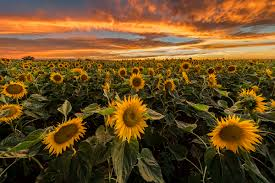
#> input picture Required Images/blob.jpg, 275 x 183 px, found by its file name
$ python 'SIFT SURF FAST BRIEF and ORB.py'   (older library calls are emulated)
#> lines starting #> are read from the running program, lines starting #| are printed output that depends on the picture
"""
SIFT SURF FAST BRIEF and ORB

We are basically trying to figure out the number of keypoints
in an image and then we'll use them for object detection purpose
"""

#Important point
#this error : Incorrect type of self:
#It is because of the version of opencv that we are using, so while creating detector use _create at the last.

import cv2
import numpy as np

#to load an image
image = cv2.imread('C:/Users/LENOVO IDEAPAD 320/OneDrive/Desktop/Python_Projects/CV2 Learning Codes/Required Images/blob.jpg')
#> image is the input picture: shape (183, 275, 3); mean B, G, R 35.6, 76.3, 107.3

#Using SIFT:
"""
gray = cv2.cvtColor(image, cv2.COLOR_BGR2GRAY)
sift = cv2.SIFT()

keypoints = sift.detector(gray, None)
print("Number of keypoints detected : " , len(keypoints))

image1 = cv2.drawKeypoints(image , keypoints, flags = cv2.DRAW_MATCHES_FLAGS_DRAW_RICH_KEYPOINTS)
cv2.imshow("Image SIFT", image1)
"""

#Using SURF
"""
gray = cv2.cvtColor(image, cv2.COLOR_BGR2GRAY)
surf = cv2.SURF()

surf.hessianThreshold = 7500
keypoints, descriptors = surf.detectAndCompute(gray, None)
print("Number of keypoints detected : " , len(keypoints))

image1 = cv2.drawKeypoints(image , keypoints, flags = cv2.DRAW_MATCHES_FLAGS_DRAW_RICH_KEYPOINTS)
cv2.imshow("Image SURF", image1)
"""

#this is for the FAST Method
gray = cv2.cvtColor(image, cv2.COLOR_BGR2GRAY)
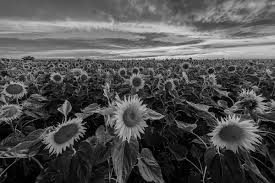
#> gray: shape (183, 275); min 0, max 232, mean 81
fast = cv2.FastFeatureDetector_create()

keypoints = fast.detect(gray, None)
#> keypoints = 2599 keypoints; strongest (x, y, size): (190, 58, 7), (257, 138, 7), (144, 105, 7), (58, 109, 7)
print("Number of keypoints detected : " , len(keypoints))
#| Number of keypoints detected :  2599

#Use the None as the third parameter otherwise it will not function well
image1 = cv2.drawKeypoints(image, keypoints, None, flags = cv2.DRAW_MATCHES_FLAGS_DRAW_RICH_KEYPOINTS)
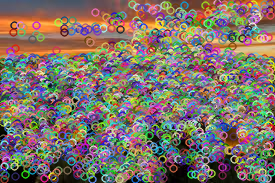
#> image1: shape (183, 275, 3); mean B, G, R 104, 113.8, 125.7
cv2.imshow("Image FAST", image1)
cv2.waitKey(0)


"""
#Using Brief Method
gray = cv2.cvtColor(image, cv2.COLOR_BGR2GRAY)
#Create fast detector object
fast = cv2.FastFeatureDetector_create()

#Create brief detector object
brief = cv2.xfeatures2d.SIFT_create()

#Determine key points
keypoints = fast.detect(gray, None)
print("Number of keypoints detected : " , len(keypoints))

#Obtain descriptors and new final keypoints using BRIEF
keypoints, descriptors = brief.compute(gray, keypoints)
print("Number of keypoints found", len(keypoints))

#Use the None as the third parameter otherwise it will not function well
image2 = cv2.drawKeypoints(image, keypoints, None, flags = cv2.DRAW_MATCHES_FLAGS_DRAW_RICH_KEYPOINTS)
cv2.imshow("Image BRIEF", image2)
"""

#Using ORB method

gray = cv2.cvtColor(image, cv2.COLOR_BGR2GRAY)

orb = cv2.ORB_create(100)

keypoints = orb.detect(gray, None)
#> keypoints = 87 keypoints; strongest (x, y, size): (144, 105, 31), (220, 120, 31), (67, 120, 31), (125, 97, 31)

keypoints, descriptors = orb.compute(gray, keypoints)
print("Number of keypoints detected : " , len(keypoints))
#| Number of keypoints detected :  87

#Use the None as the third parameter otherwise it will not function well
image2 = cv2.drawKeypoints(image, keypoints, None, flags = cv2.DRAW_MATCHES_FLAGS_DRAW_RICH_KEYPOINTS)
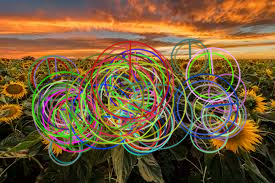
#> image2: shape (183, 275, 3); mean B, G, R 55, 90.7, 117
cv2.imshow("Image ORB", image2)


cv2.waitKey(0)


#It will show the window until the user press a key
cv2.waitKey(0)

#when you have seen all the windows press ESC at the last to destroy all the windows
#the waitKey(0) means it is waiting for ESC key
#waitKey(1) == 13 means press ENTER
#This closes all windows
cv2.destroyAllWindows()

$ run again, with Required Images/group.jpg copied over Required Images/blob.jpg
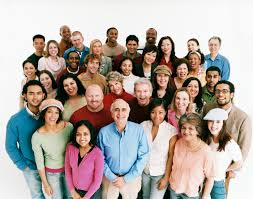
#> input picture Required Images/group.jpg, 253 x 199 px, found by its file name
#> image is the input picture: shape (199, 253, 3); mean B, G, R 160.6, 166.8, 178.5
#> `keypoints = fast.detect(gray, None)`: keypoints = 2011 keypoints; strongest (x, y, size): (232, 161, 7), (226, 172, 7), (155, 44, 7), (33, 38, 7)
#| Number of keypoints detected :  2011
#> `image1 = cv2.drawKeypoints(image, keypoints, None, flags = cv2.DRAW_MA..`:
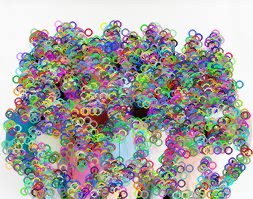
#> image1: shape (199, 253, 3); mean B, G, R 162, 164.4, 166.1
#> `keypoints = orb.detect(gray, None)`: keypoints = 94 keypoints; strongest (x, y, size): (44, 38, 31), (34, 36, 31), (33, 38, 31), (168, 37, 31)
#| Number of keypoints detected :  94
#> `image2 = cv2.drawKeypoints(image, keypoints, None, flags = cv2.DRAW_MA..`:
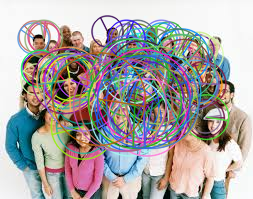
#> image2: shape (199, 253, 3); mean B, G, R 165.2, 165.4, 169.9
